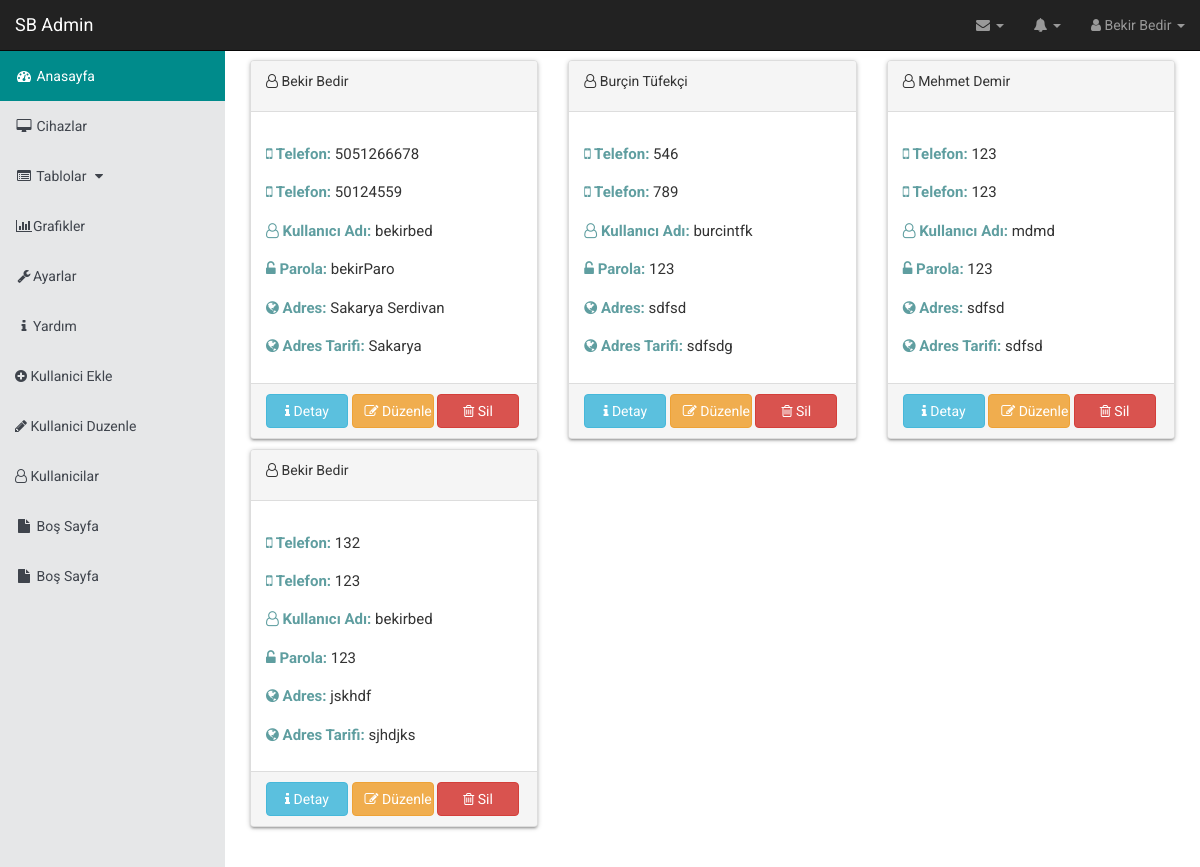
The app's page /kullanicilar.php with its own data.
### tables this page shows
CREATE TABLE `kullanicilar` (
  `kullaniciid` int(11) NOT NULL,
  `adSoyad` text,
  `kullaniciAdi` text,
  `parola` text,
  `telefon1` text,
  `telefon2` text,
  `cihazId` int(11) DEFAULT NULL,
  `konumLat` double DEFAULT NULL,
  `konumLng` double DEFAULT NULL,
  `adres` text,
  `adresTarifi` text
);

### kullanicilar.php (the view, shortened to what this page needs)
<?php include("includes/header.php") ?>
<?php
$bul=mysql_query("Select *from kullanicilar order by kullaniciid desc");
	while($goster=mysql_fetch_assoc($bul))
	{
		$kullaniciid=$goster['kullaniciid'];
		$adSoyad=$goster['adSoyad'];
        $kullaniciAdi=$goster['kullaniciAdi'];
        $parola=$goster['parola'];
         $telefon1=$goster['telefon1'];
          $telefon2=$goster['telefon2'];
             $konumLat=$goster['konumLat'];
          $konumLng=$goster['konumLng'];
               $adres=$goster['adres'];
          $adresTarifi=$goster['adresTarifi'];
          $cid = $goster['cihazId'];
echo "<div class=\"col-md-4\">
<div class=\"panel panel-default\">
      <div class=\"panel-heading\"> <p><i class=\"fa fa-user-o\" ></i> $adSoyad </p></div>
  <div class=\"panel-body\">
    <p><b class=\"cadet\"><i class=\"fa fa-mobile\"></i> Telefon: </b><span class=\"\"> </span>$telefon1 </p>
    <p><b class=\"cadet\"><i class=\"fa fa-mobile\"></i> Telefon: </b><span class=\"\"> </span> $telefon2 </p>
        <p><b class=\"cadet\"><i class=\"fa fa-user-o\" ></i> Kullanıcı Adı: </b><span class=\"\"> </span> $kullaniciAdi </p>
             <p><b class=\"cadet\"><i class=\"fa fa-unlock-alt\"></i> Parola: </b><span class=\"\"> </span> $parola </p>
    <p><b class=\"cadet\"><i class=\"fa fa-globe\"></i> Adres: </b><span class=\"\"> </span> $adres </p>
    <p><b class=\"cadet\"><i class=\"fa fa-globe\"></i> Adres Tarifi: </b><span class=\"\"> </span>  $adresTarifi </p>
  </div>
  <div class=\"panel-footer\">
  <a href=\"ayrintiCihaz.php\" class=\"btn btn-info genislik50\"><i class=\"fa fa-info\"></i> Detay</a>
<a href=\"duzenlecihaz.php?cid=$cid&id=$kullaniciid&adSoyad=$adSoyad&kullaniciAdi=$kullaniciAdi&parola=$parola&telefon1=$telefon1&telefon2=$telefon2&konumLat=$konumLat&konumLng=$konumLng&adres=$adres&adresTarifi=$adresTarifi\" class=\"btn btn-warning genislik50\"><i class=\"fa fa-pencil-square-o\" aria-hidden=\"true\"></i> Düzenle</a>
<a href=\"silcihaz.php?id=5\" class=\"btn btn-danger genislik50\"><i class=\"fa fa-trash-o\" aria-hidden=\"true\"></i> Sil</a>
  </div>
</div>
</div>";
    }
?>
<?php include("includes/footer.php") ?>

### includes/header.php (shortened to what this page needs)
<!DOCTYPE html>
<html lang="en">
<head>
    <link href="./css/bootstrap.min.css" rel="stylesheet">
    <link href="./css/plugins/morris.css" rel="stylesheet">
    <link href="./css/stil.css" rel="stylesheet" type="text/css">
<link rel="stylesheet" type="text/css" media="all" href="./font-awesome/css/font-awesome.min.css"/>
</head>
<body>
    <div id="wrapper">
        <nav class="navbar navbar-inverse navbar-fixed-top" role="navigation">
            <div class="navbar-header">
                <a class="navbar-brand" href="index.php">SB Admin</a>
            </div>
            <ul class="nav navbar-right top-nav">
                <li class="dropdown">
                    <a href="#" class="dropdown-toggle" data-toggle="dropdown"><i class="fa fa-envelope"></i> <b class="caret"></b></a>
                </li>
                <li class="dropdown">
                    <a href="#" class="dropdown-toggle" data-toggle="dropdown"><i class="fa fa-bell"></i> <b class="caret"></b></a>
                </li>
                <li class="dropdown">
                    <a href="#" class="dropdown-toggle" data-toggle="dropdown"><i class="fa fa-user"></i> Bekir Bedir <b class="caret"></b></a>
                </li>
            </ul>
            <div class="collapse navbar-collapse navbar-ex1-collapse">
                <ul class="nav navbar-nav side-nav">
                    <li class="active">
                        <a href="index.php"><i class="fa fa-fw fa-dashboard"></i> Anasayfa</a>
                    </li>
                    <li>
                        <a href="cihazlar.php"><i class="fa fa-fw fa-desktop"></i> Cihazlar</a>
                    </li>
                      <li>
                        <a href="javascript:;" data-toggle="collapse" data-target="#demo"><i class="fa fa-fw fa-list-alt"></i> Tablolar <i class="fa fa-fw fa-caret-down"></i></a>
                    </li>
                    <li>
                        <a href="grafikler.php"><i class="fa fa-fw fa-bar-chart-o"></i>Grafikler</a>
                    </li>
                    <li>
                        <a href="ayarlar.php"><i class="fa fa-fw fa-wrench"></i>Ayarlar</a>
                    </li>
                    <li>
                        <a href="yardim.php"><i class="fa fa-fw fa-info"></i>Yardım</a>
                    </li>
                    <li>
                        <a href="yenicihaz.php"><i class="fa fa-plus-circle"></i> Kullanici Ekle</a>
                    </li>
                     <li>
                        <a href="duzenlecihaz.php"><i class="fa fa-pencil" aria-hidden="true"></i> Kullanici Duzenle</a>
                    </li>
                     <li>
                        <a href="kullanicilar.php"><i class="fa fa-user-o" aria-hidden="true"></i></i> Kullanicilar</a>
                    </li>
                    <li>
                        <a href="bos.php"><i class="fa fa-fw fa-file"></i> Boş Sayfa</a>
                    </li>
                    <li>
                        <a href="bos.php"><i class="fa fa-fw fa-file"></i> Boş Sayfa</a>
                    </li>
                </ul>
            </div>
        </nav>
             <div id="page-wrapper">
            <div class="container-fluid">
                <div class="row">

### includes/footer.php (shortened to what this page needs)
					</div>
            </div>
        </div>
    </div>
</body>
</html>

### css/stil.css (style rules this page uses)
body, textarea, input { width: 100%; font-family: 'Roboto', sans-serif; }
b { font-family: serif; }
@media (min-width:768px) { body { margin-top: 50px; } }
.navbar-inverse .navbar-nav>li>a { color: #3f444c; }
.navbar-inverse .navbar-nav>.active>a { background-color: #008b8b; }
#wrapper { padding-left: 0; }
#page-wrapper { width: 100%; padding: 0; background-color: #fff; }
@media (min-width:768px) { #wrapper { padding-left: 225px; } }
@media (min-width:768px) { #page-wrapper { padding: 10px; } }
.top-nav { padding: 0 15px; }
.top-nav>li { display: inline-block; float: left; }
.top-nav>li>a { padding-top: 15px; padding-bottom: 15px; line-height: 20px; color: #999; }
@media (min-width:768px) { .side-nav { position: fixed; top: 51px; left: 225px; width: 225px; margin-left: -225px; border: none; border-radius: 0; overflow-y: auto; background-color: #e6e7e8; bottom: 0; overflow-x: hidden; padding-bottom: 40px; } }
@media (min-width:768px) { .side-nav>li>a { width: 225px; } }
.panel { margin-bottom: 10px; }
.genislik50 { width: 32%; }
.cadet { font-family: 'Roboto'; color: cadetblue; }
.panel-body>p { font-size: 15px; margin-top: 17px; }
.panel { box-shadow: 0 2px 2px 0 rgba(0, 0, 0, 0.14), 0 3px 1px -2px rgba(0, 0, 0, 0.12), 0 1px 5px 0 rgba(0, 0, 0, 0.2); -webkit-box-shadow: 0 2px 2px 0 rgba(0, 0, 0, 0.14), 0 3px 1px -2px rgba(0, 0, 0, 0.12), 0 1px 5px 0 rgba(0, 0, 0, 0.2); }

### records on screen
kullanicilar: adSoyad "Bekir Bedir", telefon1 "5051266678", telefon2 "50124559", kullaniciAdi "bekirbed", parola "bekirParo", adres "Sakarya Serdivan", adresTarifi "Sakarya"
kullanicilar: adSoyad "Burçin Tüfekçi", telefon1 "546", telefon2 "789", kullaniciAdi "burcintfk", parola "123", adres "sdfsd", adresTarifi "sdfsdg"
kullanicilar: adSoyad "Mehmet Demir", telefon1 "123", telefon2 "123", kullaniciAdi "mdmd", parola "123", adres "sdfsd", adresTarifi "sdfsd"
kullanicilar: adSoyad "Bekir Bedir", telefon1 "132", telefon2 "123", kullaniciAdi "bekirbed", parola "123", adres "jskhdf", adresTarifi "sjhdjks"
